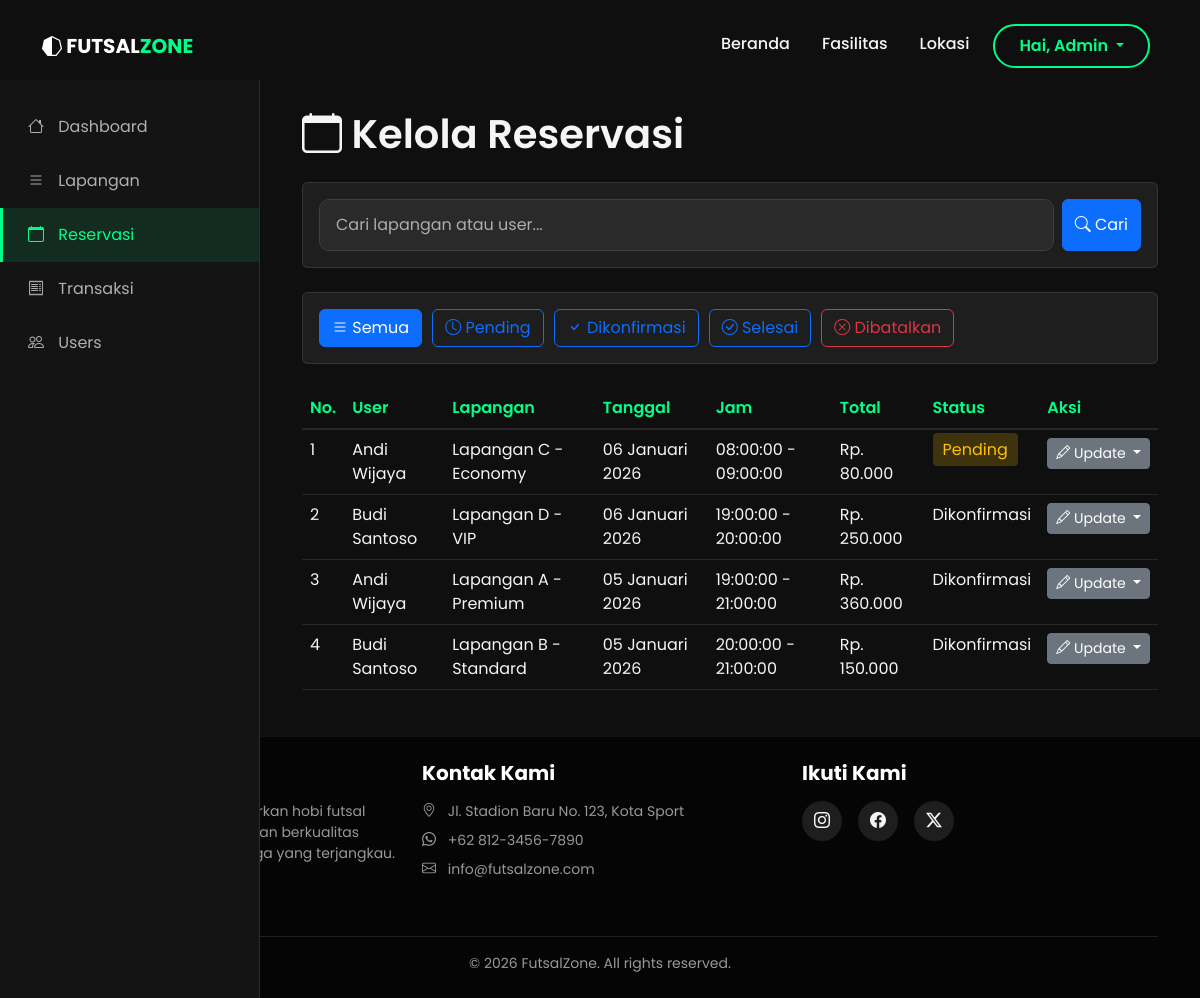
Screenshot of /?page=admin_reservasi (signed in) with the database file from the repository.
### tables this page shows
CREATE TABLE reservasi (
    id_reservasi INT PRIMARY KEY AUTO_INCREMENT,
    id_user INT NOT NULL,
    id_lapangan INT NOT NULL,
    tanggal_reservasi DATE NOT NULL,
    jam_mulai TIME NOT NULL,
    jam_selesai TIME NOT NULL,
    durasi_jam INT NOT NULL,
    total_harga DECIMAL(10, 2) NOT NULL,
    status_reservasi ENUM('pending', 'dikonfirmasi', 'selesai', 'dibatalkan') DEFAULT 'pending',
    catatan TEXT,
    created_at TIMESTAMP DEFAULT CURRENT_TIMESTAMP,
    updated_at TIMESTAMP DEFAULT CURRENT_TIMESTAMP ON UPDATE CURRENT_TIMESTAMP,
    FOREIGN KEY (id_user) REFERENCES users(id_user) ON DELETE CASCADE,
    FOREIGN KEY (id_lapangan) REFERENCES lapangan(id_lapangan) ON DELETE CASCADE,
    INDEX idx_user (id_user),
    INDEX idx_lapangan (id_lapangan),
    INDEX idx_tanggal (tanggal_reservasi)
);

CREATE TABLE users (
    id_user INT PRIMARY KEY AUTO_INCREMENT,
    username VARCHAR(50) NOT NULL UNIQUE,
    email VARCHAR(100) NOT NULL UNIQUE,
    password VARCHAR(255) NOT NULL,
    nama_lengkap VARCHAR(100) NOT NULL,
    no_telepon VARCHAR(15),
    alamat TEXT,
    foto_profil VARCHAR(255),
    role ENUM('admin', 'user') DEFAULT 'user',
    status ENUM('aktif', 'nonaktif') DEFAULT 'aktif',
    created_at TIMESTAMP DEFAULT CURRENT_TIMESTAMP,
    updated_at TIMESTAMP DEFAULT CURRENT_TIMESTAMP ON UPDATE CURRENT_TIMESTAMP
);

CREATE TABLE lapangan (
    id_lapangan INT PRIMARY KEY AUTO_INCREMENT,
    nama_lapangan VARCHAR(100) NOT NULL,
    deskripsi TEXT,
    foto_lapangan VARCHAR(255),
    harga_per_jam DECIMAL(10, 2) NOT NULL,
    kapasitas INT DEFAULT 10,
    status ENUM('tersedia', 'maintenance', 'nonaktif') DEFAULT 'tersedia',
    created_at TIMESTAMP DEFAULT CURRENT_TIMESTAMP,
    updated_at TIMESTAMP DEFAULT CURRENT_TIMESTAMP ON UPDATE CURRENT_TIMESTAMP
);

### config.php (called while the page is built, shortened)
<?php
function format_rupiah($nominal) {
    return "Rp. " . number_format($nominal, 0, ',', '.');
}
function format_date($date) {
    $bulan = array('Januari', 'Februari', 'Maret', 'April', 'Mei', 'Juni', 'Juli', 'Agustus', 'September', 'Oktober', 'November', 'Desember');
    $tahun = substr($date, 0, 4);
    $bulan_ke = (int)substr($date, 5, 2);
    $hari = substr($date, 8, 2);
    return $hari . ' ' . $bulan[$bulan_ke - 1] . ' ' . $tahun;
}
?>

### pages/admin_reservasi.php (the view, shortened to what this page needs)
<?php
$filter_status = isset($_GET['status']) ? $_GET['status'] : '';
$search = isset($_GET['search']) ? trim($_GET['search']) : '';
$query = "SELECT r.*, l.nama_lapangan, u.nama_lengkap, u.no_telepon FROM reservasi r
          JOIN lapangan l ON r.id_lapangan = l.id_lapangan
          JOIN users u ON r.id_user = u.id_user WHERE 1=1";
$query .= " ORDER BY r.tanggal_reservasi DESC";
$result = $conn->query($query);
?>
<div class="sidebar">
    <a href="?page=admin_dashboard"><i class="bi bi-house"></i> Dashboard</a>
    <a href="?page=admin_lapangan"><i class="bi bi-list"></i> Lapangan</a>
    <a href="?page=admin_reservasi" class="active"><i class="bi bi-calendar"></i> Reservasi</a>
    <a href="?page=admin_transaksi"><i class="bi bi-receipt"></i> Transaksi</a>
    <a href="?page=admin_users"><i class="bi bi-people"></i> Users</a>
</div>
<div class="main-content">
    <div class="container-fluid">
        <h1 class="mb-4"><i class="bi bi-calendar"></i> Kelola Reservasi</h1>
        <div class="card mb-4">
            <div class="card-body">
                <form method="GET" class="d-flex gap-2 flex-wrap">
                    <input type="text" class="form-control" style="flex: 1; min-width: 200px;" name="search"
                           placeholder="Cari lapangan atau user..." value="<?php echo htmlspecialchars($search); ?>">
                    <button type="submit" class="btn btn-primary"><i class="bi bi-search"></i> Cari</button>
                </form>
            </div>
        </div>
        <div class="card mb-4">
            <div class="card-body">
                <div style="display: flex; gap: 10px; flex-wrap: wrap;">
                    <a href="?page=admin_reservasi" class="btn <?php echo empty($filter_status) ? 'btn-primary' : 'btn-outline-primary'; ?>">
                        <i class="bi bi-list"></i> Semua
                    </a>
                    <a href="?page=admin_reservasi&status=pending" class="btn <?php echo $filter_status === 'pending' ? 'btn-primary' : 'btn-outline-primary'; ?>">
                        <i class="bi bi-clock"></i> Pending
                    </a>
                    <a href="?page=admin_reservasi&status=dikonfirmasi" class="btn <?php echo $filter_status === 'dikonfirmasi' ? 'btn-primary' : 'btn-outline-primary'; ?>">
                        <i class="bi bi-check"></i> Dikonfirmasi
                    </a>
                    <a href="?page=admin_reservasi&status=selesai" class="btn <?php echo $filter_status === 'selesai' ? 'btn-primary' : 'btn-outline-primary'; ?>">
                        <i class="bi bi-check-circle"></i> Selesai
                    </a>
                    <a href="?page=admin_reservasi&status=dibatalkan" class="btn <?php echo $filter_status === 'dibatalkan' ? 'btn-danger' : 'btn-outline-danger'; ?>">
                        <i class="bi bi-x-circle"></i> Dibatalkan
                    </a>
                </div>
            </div>
        </div>
        <div class="table-responsive">
            <table class="table">
                <thead>
                    <tr>
                        <th>No.</th>
                        <th>User</th>
                        <th>Lapangan</th>
                        <th>Tanggal</th>
                        <th>Jam</th>
                        <th>Total</th>
                        <th>Status</th>
                        <th>Aksi</th>
                    </tr>
                </thead>
                <tbody>
                    <?php
                    if ($result->num_rows > 0) {
                        $no = 1;
                        while ($row = $result->fetch_assoc()) {
                            $status_class = 'badge-' . $row['status_reservasi'];
                            ?>
                            <tr>
                                <td><?php echo $no++; ?></td>
                                <td><?php echo htmlspecialchars($row['nama_lengkap']); ?></td>
                                <td><?php echo htmlspecialchars($row['nama_lapangan']); ?></td>
                                <td><?php echo format_date($row['tanggal_reservasi']); ?></td>
                                <td><?php echo $row['jam_mulai'] . " - " . $row['jam_selesai']; ?></td>
                                <td><?php echo format_rupiah($row['total_harga']); ?></td>
                                <td>
                                    <span class="<?php echo $status_class; ?>">
                                        <?php echo ucfirst($row['status_reservasi']); ?>
                                    </span>
                                </td>
                                <td>
                                    <div class="dropdown">
                                        <button class="btn btn-sm btn-secondary dropdown-toggle" type="button" data-bs-toggle="dropdown">
                                            <i class="bi bi-pencil"></i> Update
                                        </button>
                                    </div>
                                </td>
                            </tr>
                            <?php
                        }
                    } else {
                        ?>
                        <tr>
                            <td colspan="8" class="text-center">Tidak ada reservasi</td>
                        </tr>
                        <?php
                    }
                    ?>
                </tbody>
            </table>
        </div>
    </div>
</div>

### style.css (style rules this page uses)
:root { --primary-color: #00ff88; --secondary-color: #1a1a1a; --dark-bg: #0f0f0f; --card-bg: #1e1e1e; --text-light: #f5f5f5; --text-muted: #b0b0b0; --sidebar-width: 260px; }
body { font-family: 'Poppins', sans-serif; background-color: var(--dark-bg); color: var(--text-light); overflow-x: hidden; margin-top: 80px; }
h1, h2, h3, h4, h5, h6 { font-weight: 600; color: var(--text-light); }
.card { background-color: var(--card-bg); color: var(--text-light); border: 1px solid rgba(255, 255, 255, 0.1); margin-bottom: 1.5rem; }
.sidebar { position: fixed; top: 80px; bottom: 0; left: 0; z-index: 100; padding: 20px 0 0; width: var(--sidebar-width); background-color: #141414; border-right: 1px solid rgba(255, 255, 255, 0.1); overflow-y: auto; transition: all 0.3s ease; }
.sidebar a { padding: 15px 25px; text-decoration: none; font-size: 1rem; color: var(--text-muted); display: block; transition: 0.3s; border-left: 3px solid transparent; }
.sidebar a.active { color: var(--primary-color); background-color: rgba(0, 255, 136, 0.1); border-left-color: var(--primary-color); }
.sidebar i { margin-right: 10px; width: 20px; text-align: center; }
.main-content { margin-left: var(--sidebar-width); padding: 30px; transition: all 0.3s ease; }
.table { color: var(--text-light); border-color: rgba(255, 255, 255, 0.1); }
.table> :not(caption)>*>* { background-color: transparent; border-bottom-color: rgba(255, 255, 255, 0.1); color: var(--text-light); }
.table thead th { border-bottom: 2px solid rgba(255, 255, 255, 0.1); color: var(--primary-color); font-weight: 600; }
.badge-pending { background-color: rgba(255, 193, 7, 0.2); color: #ffc107; padding: 5px 10px; border-radius: 4px; }
.form-control, .form-select { background-color: #2a2a2a; border: 1px solid #404040; color: #ffffff !important; padding: 0.8rem 1rem; border-radius: 10px; }
.form-control::placeholder { color: #adadad !important; opacity: 1; }

### rows the page displays
reservasi: id_user.nama_lengkap "Andi Wijaya", id_lapangan.nama_lapangan "Lapangan C - Economy", tanggal_reservasi "06 Januari 2026", jam_mulai "08:00:00", jam_selesai "09:00:00", total_harga "Rp. 80.000", status_reservasi "Pending"
reservasi: id_user.nama_lengkap "Budi Santoso", id_lapangan.nama_lapangan "Lapangan D - VIP", tanggal_reservasi "06 Januari 2026", jam_mulai "19:00:00", jam_selesai "20:00:00", total_harga "Rp. 250.000", status_reservasi "Dikonfirmasi"
reservasi: id_user.nama_lengkap "Andi Wijaya", id_lapangan.nama_lapangan "Lapangan A - Premium", tanggal_reservasi "05 Januari 2026", jam_mulai "19:00:00", jam_selesai "21:00:00", total_harga "Rp. 360.000", status_reservasi "Dikonfirmasi"
reservasi: id_user.nama_lengkap "Budi Santoso", id_lapangan.nama_lapangan "Lapangan B - Standard", tanggal_reservasi "05 Januari 2026", jam_mulai "20:00:00", jam_selesai "21:00:00", total_harga "Rp. 150.000", status_reservasi "Dikonfirmasi"

### other values shown
explode(' ', $_SESSION['nama_lengkap'])[0] "Admin"
